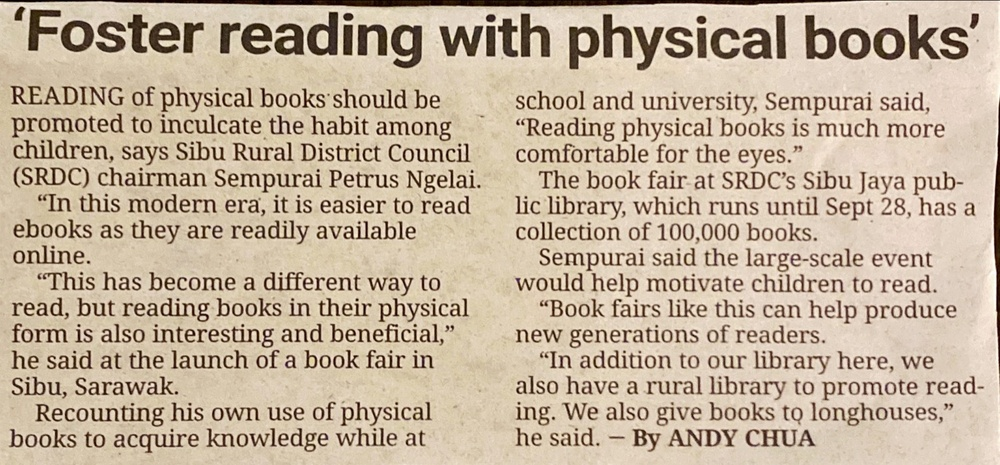
%> input picture data/Pristine-01.jpg, 1000 x 465 px, shrunk from 1500 x 698 before the run
$ octave Gradient.m   (GNU Octave 9; MATLAB toolbox functions it lacks are replaced by stand-ins)
%> lines starting %> are read from the running program, lines starting %| are printed output that depends on the picture
% Gradient calculation.

Gx = [-1 0 1
      -2 0 2
      -1 0 1];

Gy = [-1 -2 -1
       0 0 0
      1 2 1];

path = 'data/Pristine-01.jpg';

I = imread(path);
%> I is the input picture: size 465x1000x3 uint8; mean R, G, B 196.9, 179.4, 157.6
I = im2gray(I);
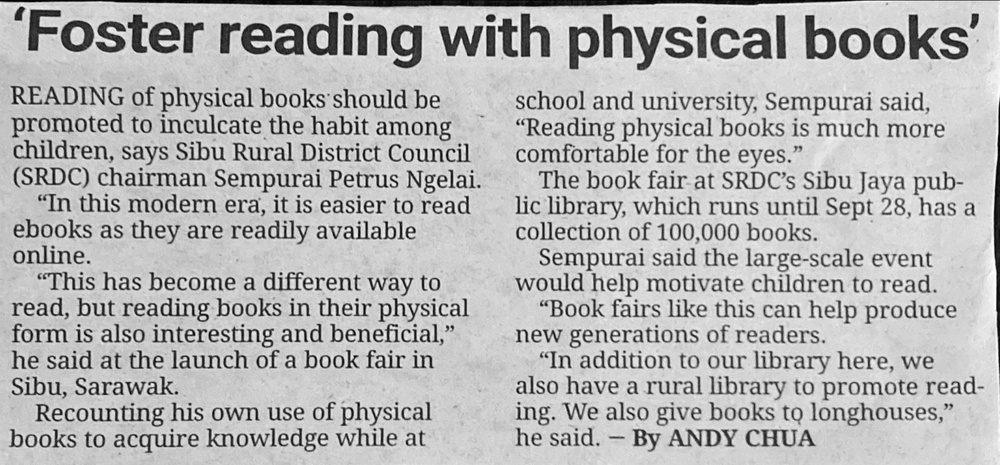
%> I: size 465x1000 uint8; min 1, max 254, mean 182.2


% 'same' ensures image border is padded with eros (white). corr() also
% available.
gradX = conv2(I, Gx, 'same');
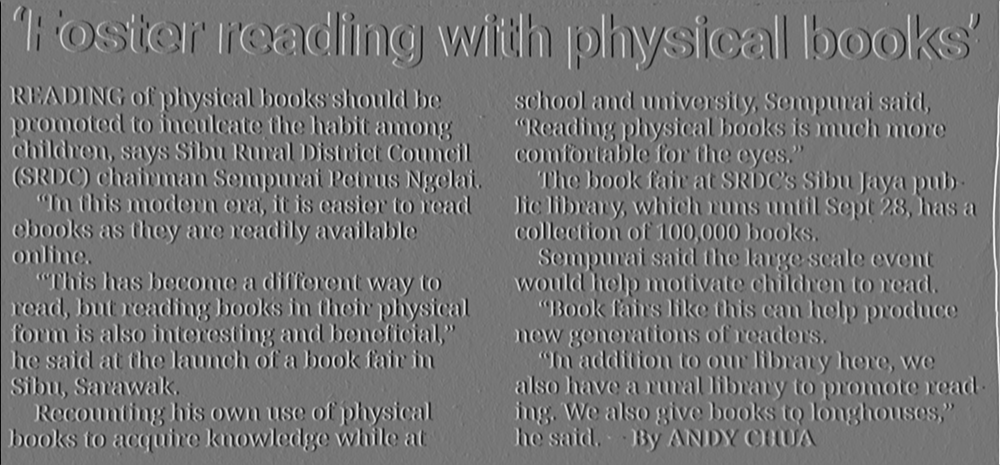
%> gradX: size 465x1000 double; min -884, max 1010, mean 0.3; drawn with min black and max white
gradY = conv2(I, Gy, 'same');
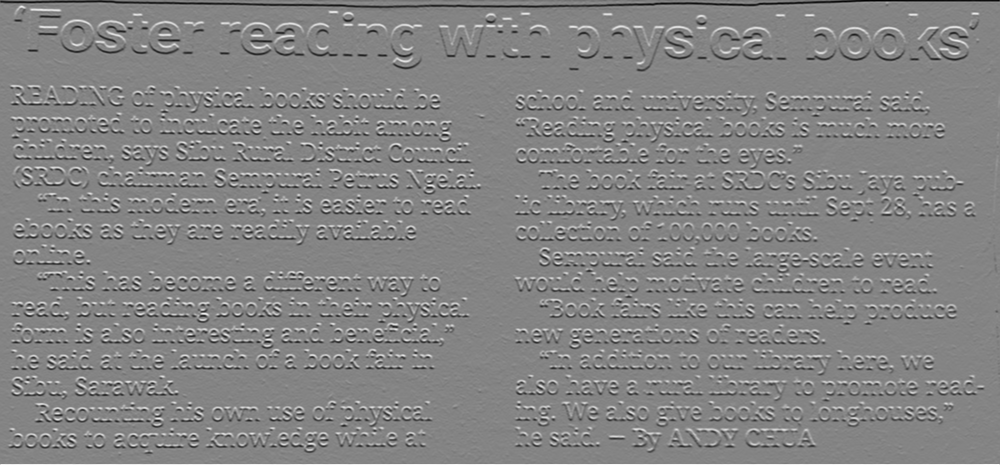
%> gradY: size 465x1000 double; min -992, max 920, mean -1.6; drawn with min black and max white


figure('NumberTitle', 'off', 'Name', 'Gradient');
subplot(1,2,1), imshow(gradY); title('Grad-X');
%> after `imshow(gradY)`:
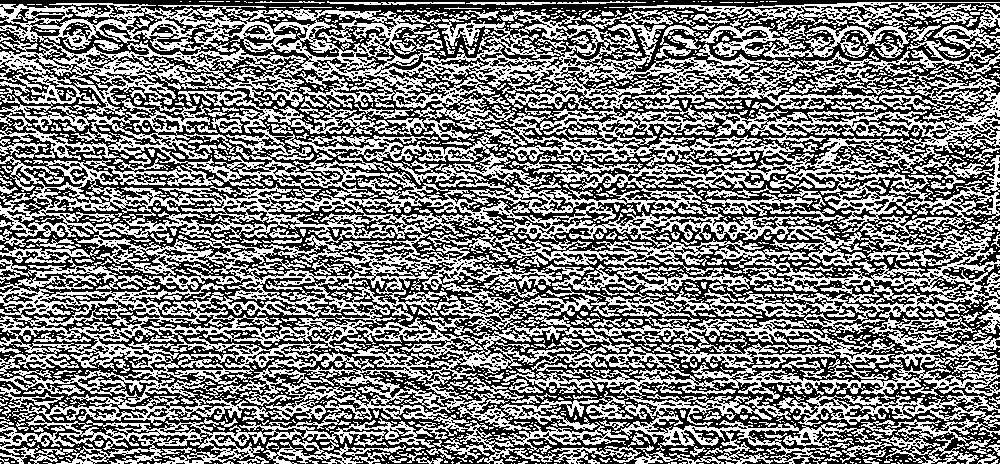
%> displayed picture: size 465x1000, on the screen's scale of 0 to 255; 48.8% white in thin lines or dots
subplot(1,2,2), imshow(gradY); title('Grad-Y');

$ run again, with data/Pristine-00.jpg copied over data/Pristine-01.jpg
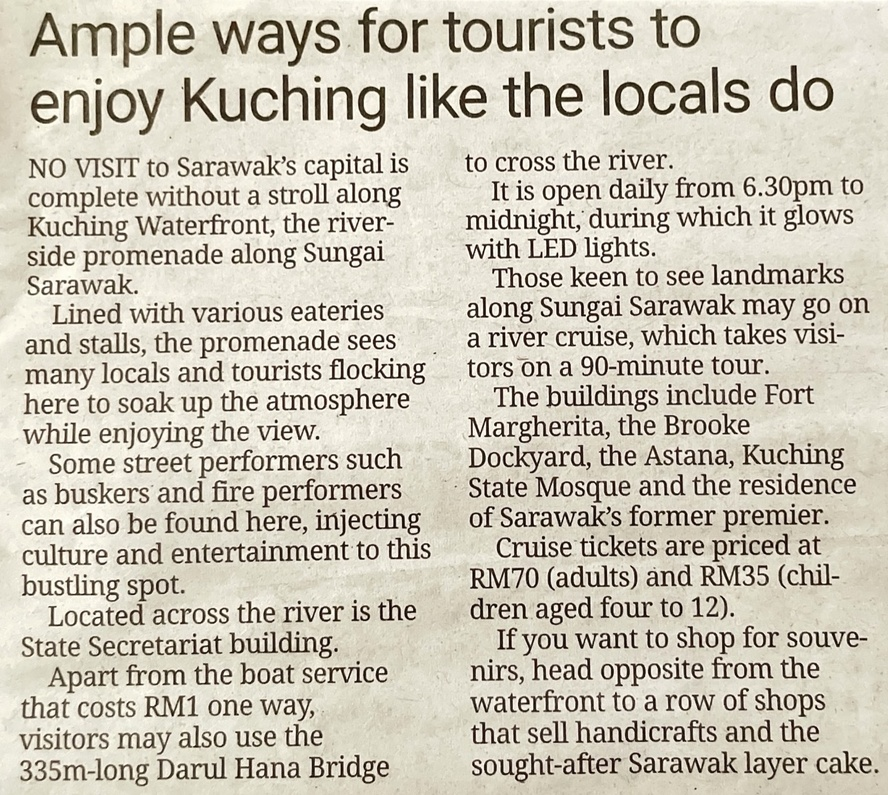
%> input picture data/Pristine-00.jpg, 888 x 795 px, shrunk from 1464 x 1310 before the run
%> I is the input picture: size 795x888x3 uint8; mean R, G, B 203.4, 197.7, 183.4
%> I: size 795x888 uint8
%> `gradY = conv2(I, Gy, 'same');`:
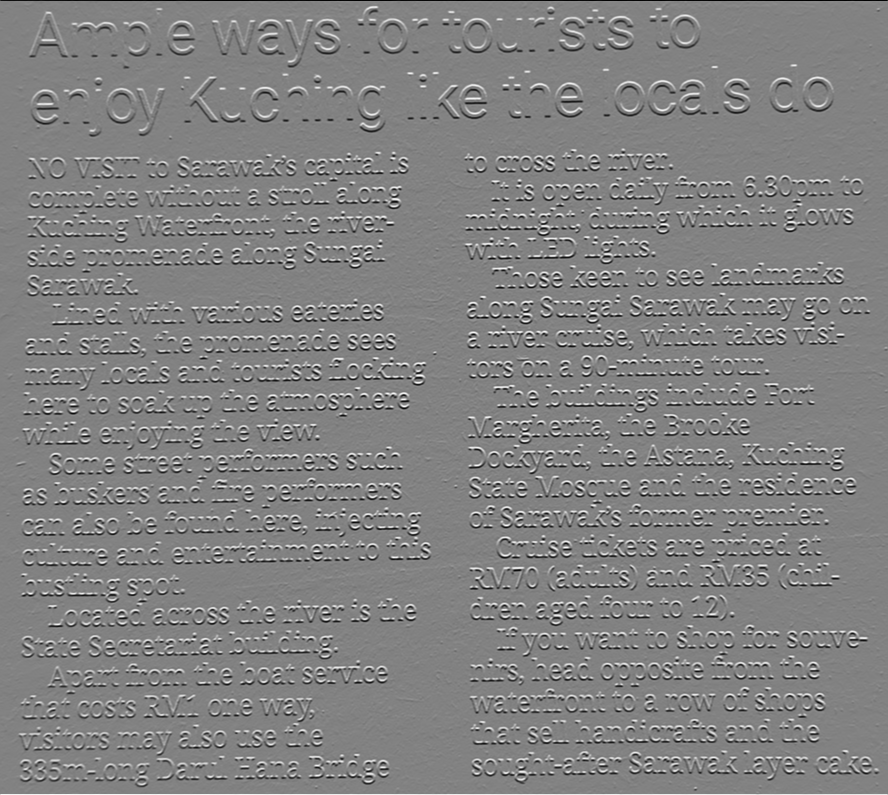
%> gradY: size 795x888 double; min -1004, max 965, mean 0.2; drawn with min black and max white
%> `imshow(gradY)`:
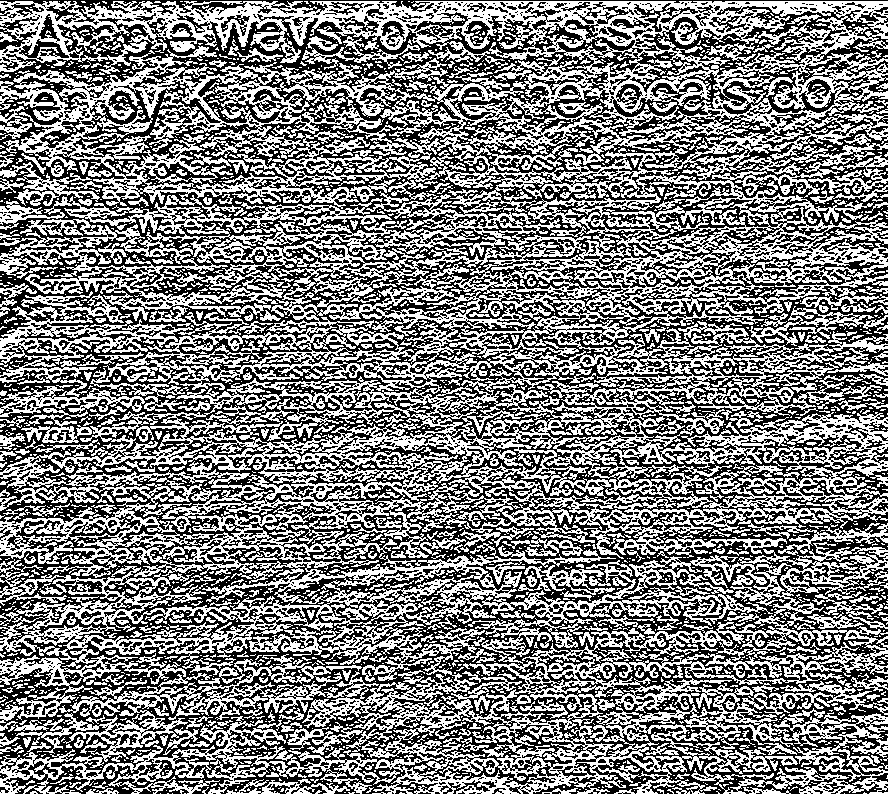
%> displayed picture: size 795x888, on the screen's scale of 0 to 255; 49.4% white in thin lines or dots
